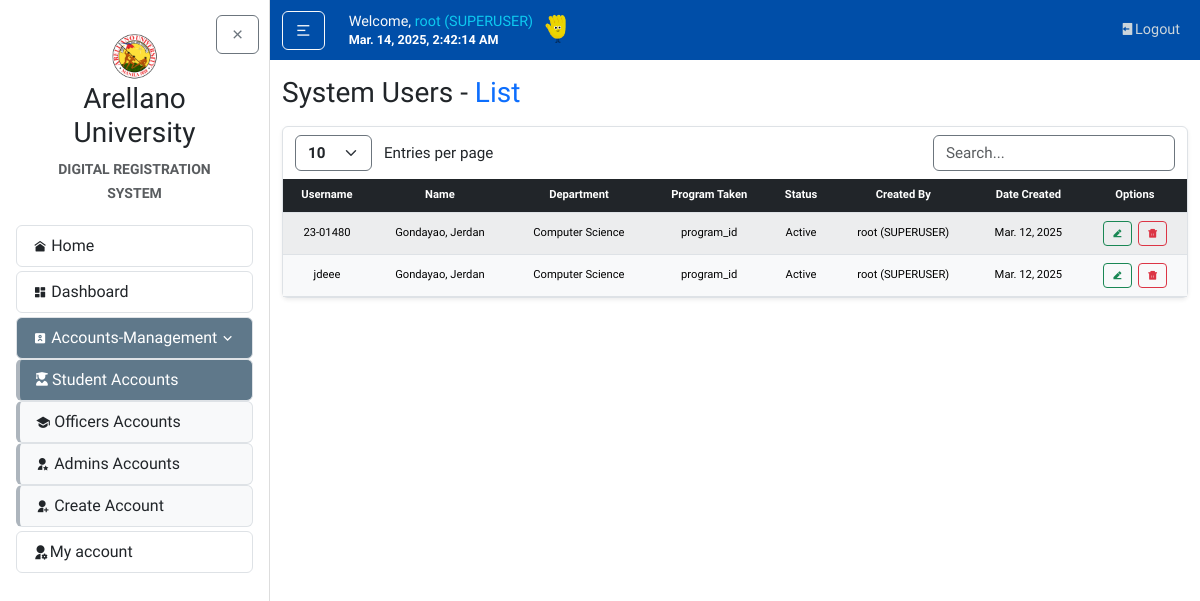
Page /accounts/student-list/ (signed in) on the earlier database version.
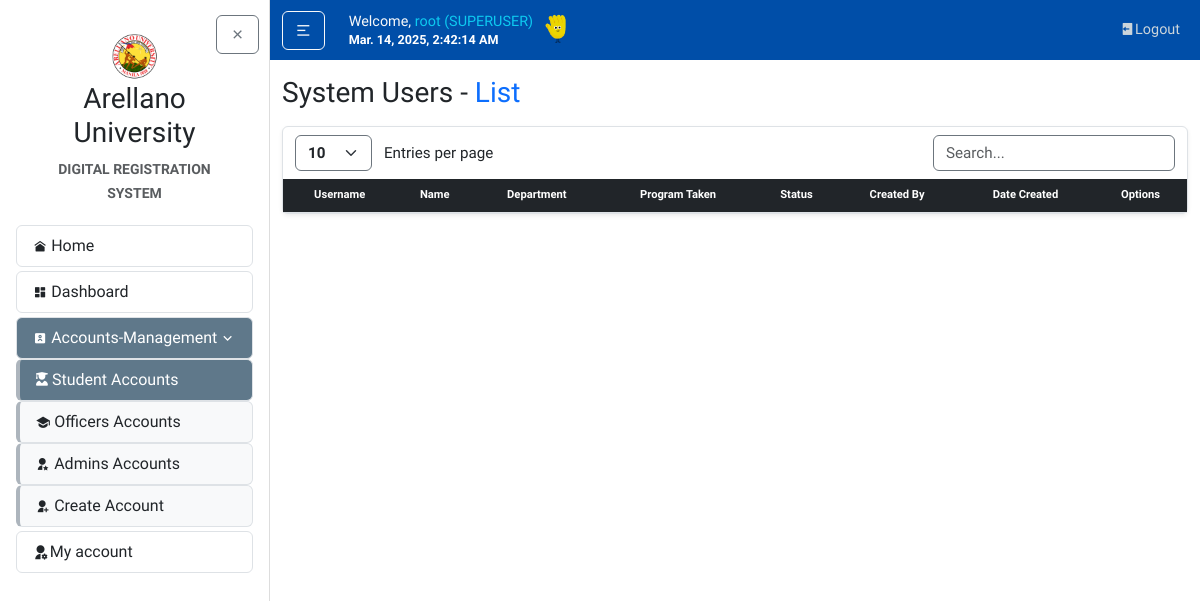
Same page on the later database version.
### accounts/models.py (models this page shows, shortened)
class CustomUser(AbstractUser):
    ROLES = (
        ('SUPERUSER', 'Superuser'),
        ('ADMIN', 'Admin'),
        ('OFFICER', 'Enrollment Officer'),
        ('STUDENT', 'Student'),
    )
    role = models.CharField(max_length=20, choices=ROLES, default='STUDENT')
    email = models.EmailField()
    created_by = models.ForeignKey(
        settings.AUTH_USER_MODEL,
        on_delete=models.SET_NULL,
        null=True,
        blank=True,
        related_name="created_users"
    )
    def __str__(self):
        return f"{self.username} ({self.role})"

class StudentProfile(models.Model):
    user = models.OneToOneField(CustomUser, on_delete=models.CASCADE)
    student_id = models.CharField(max_length=20, unique=True)
    program = models.CharField(max_length=100)
    year_level = models.PositiveIntegerField(default=1)
    department = models.ForeignKey(Department, on_delete=models.CASCADE)

class Department(models.Model):
    name = models.CharField(max_length=100, unique=True)
    description = models.TextField(blank=True, null=True)

### accounts/views.py (the view, shortened to what this page needs)
# urls.py: path('student-list/', views.accounts_list_students, name='student-list'),
@login_required
@role_required(allowed_roles=['ADMIN', 'OFFICER'])
def accounts_list_students(request):
    if request.user.role == 'ADMIN':
        students = CustomUser.objects.filter(
            role='STUDENT',
            is_superuser=False
        ).exclude(id=request.user.id)
    else:
        students = CustomUser.objects.filter(
            role='STUDENT',
            is_superuser=False
        ).exclude(id=request.user.id)
    return render(request, 'accounts/accounts_list_students.html', {'students': students})

### accounts/templates/accounts/accounts_list_students.html (shortened to what this page needs)
{% extends "home/layout.html" %}
{% block body %}
<h3 class="mb-3">System Users - <span class="text-primary">List</span></h3>
<article class="content-section border rounded p-0 shadow-sm">
    <div class="container">
        <div class="row mt-2">
            <div class="col-auto">
                <select id="customEntries" class="form-select d-inline w-auto border-secondary fw-bold" style="font-size: calc(0.8rem + 0.2vw); cursor: pointer; vertical-align: middle;">
                    <option value="10">10</option>
                </select>
                <span class="d-inline ms-2" style="font-size: calc(0.8rem + 0.2vw); vertical-align: middle;">Entries per page</span>
            </div>
            <div class="col-auto ms-auto">
                <input type="text" id="searchBar" class="form-control d-inline w-auto border-secondary" placeholder="Search..." style="font-size: calc(0.8rem + 0.2vw); vertical-align: middle;">
            </div>
        </div>
    </div>
    <div class="table-responsive table-nowrap mt-2">
        <table id="dataTable" class="table table-light table-hover table-striped text-center m-0 projectTables">
            <thead class="table-dark">
                <tr>
                    <th class="text-center">Username</th>
                    <th class="text-center">Name</th>
                    {% if request.user.role|lower == "admin" or request.user.is_superuser %}
                        <th class="text-center">Department</th>
                    {% endif %}
                    <th class="text-center">Program Taken</th>
                    <th class="text-center">Status</th>
                    <th class="text-center">Created By</th>
                    <th class="text-center">Date Created</th>
                    <th class="text-center">Options</th>
                </tr>
            </thead>
            <tbody>
                {% for student in students %}
                    {% if student.username != 'root' %}
                    <tr>
                        <td style="vertical-align: middle;">{{ student.username }}</td>
                        <td style="vertical-align: middle;">{{ student.last_name }}, {{ student.first_name }}</td>
                        {% if request.user.role|lower == "admin" or request.user.is_superuser %}
                        <td style="vertical-align: middle;">
                            {% if student.studentprofile and student.studentprofile.department %}
                                {{ student.studentprofile.department.name }}
                            {% else %}
                                -
                            {% endif %}
                        </td>
                        {% endif %}
                        <td style="vertical-align: middle;">
                            {% if student.studentprofile and student.studentprofile.program %}
                                {{ student.studentprofile.program }}
                            {% else %}
                                -
                            {% endif %}
                        </td>
                        <td style="vertical-align: middle;">{{ student.is_active|yesno:"Active,Inactive" }}</td>
                        <td style="vertical-align: middle;">{{ student.created_by|default:"-" }}</td>
                        <td style="vertical-align: middle;">{{ student.date_joined|date:"M. d, Y" }}</td>
                        <td style="vertical-align: middle;">
                            <a href="{% url "account-update" student.pk %}" class="btn btn-sm btn-outline-success fw-bold responsive_text flex-fill me-1" title="Edit">
                                <i class="ri-edit-2-fill"></i>
                            </a>
                            <button type="button" data-bs-toggle="modal" data-bs-target="#myModal" data-deleteData="User: {{ student.last_name }}, {{ student.first_name }}" data-ID="{{ student.id }}" data-moduleName="Delete the account record" class="btn btn-sm btn-outline-danger fw-bold responsive_text flex-fill">
                                <i class="ri-delete-bin-5-fill"></i>
                            </button>
                        </td>
                    </tr>
                    {% endif %}
                {% endfor %}
            </tbody>
        </table>
    </div>
</article>
{% endblock %}

### home/templates/home/layout.html (shortened to what this page needs)
{% load static %}
<!DOCTYPE html>
<html lang="en">
<head>
  <link rel="stylesheet" type="text/css" href="{% static 'home/main.css' %}">
  <link href="https://cdn.jsdelivr.net/npm/bootstrap@5.3.3/dist/css/bootstrap.min.css" rel="stylesheet">
  <link rel="stylesheet" href="https://cdnjs.cloudflare.com/ajax/libs/remixicon/4.6.0/remixicon.css">
  <link rel="stylesheet" href="//cdn.datatables.net/2.2.2/css/dataTables.dataTables.min.css">
  <link rel="stylesheet" href="https://cdn.jsdelivr.net/npm/flatpickr/dist/flatpickr.min.css">
</head>
<body>
    <div class="full-nav-bg"></div>
    <div id="page-wrapper" class="d-flex" style="min-height: 100vh;">
        {% include "home/sidebar.html" %}
        <div id="content-wrapper" class="flex-grow-1">
            <header class="site-header">
                <nav class="navbar navbar-expand-md ">
                    <div class="container">
                        <div class="navbar-nav align-items-xl-center">
                            <button id="sidebarToggle" class="btn btn-outline-light me-3 my-auto">
                                <i class="ri-menu-2-line"></i>
                            </button>
                        </div>
                        <div class="ms-2 me-auto my-auto">
                            <h5 class="d-flex align-items-end gap-1 mb-1">
                                <span class="text-light nav-font">
                                    {% if user.is_authenticated %}
                                        Welcome, <span class="text-info">{{ request.user }} {{ request.user.userprofile.userrole }}</span> <br>
                                    {% endif %}
                                    <small id="clock" class="my-auto text-white fw-bold"></small>
                                </span>
                                <span><img src="{% static "home/images/hand.gif" %}" alt="" style="height: 2em; width: auto; vertical-align: middle;"></span>
                            </h5>
                        </div>
                        <div class="navbar-nav ms-auto nav-font">
                            {% if user.is_authenticated %}
                                <a class="nav-item nav-link" href="{% url "logout" %}"><i class="ri-logout-box-fill "></i>Logout</a>
                            {% endif %}
                        </div>
                    </div>
                </nav>
            </header>
            <main id="main-content" role="main" class="container mt-3">
                <div class="row">
                    <div class="col">
                    {% block body %}{% endblock %}
                    </div>
                </div>
            </main>
        </div>
    </div>
</body>
</html>

### home/templates/home/sidebar.html
{% load static %}
<div id="sidebar" class="sidebar">
    <div class="p-3" style="position: relative;">
        <button id="sidebarClose" class="btn btn-outline-secondary m-0" style="position: absolute!important; top: 15px!important; right: 10px!important;">
        <i class="ri-close-line"></i>
        </button>
        <div class="sidebar-logo p-3 text-center">
        <a href="#" class="nav-link">
            <img src="{% static "home/images/Arellano_University_New_Logo.png" %}" alt="Logo" class="img-fluid logo-small">
            <h3 class="">Arellano University</h3>
            <small class="text-muted fw-semibold">DIGITAL REGISTRATION SYSTEM</small>
        </a>
        </div>
        <ul class="list-group my-1">
        <a href="{% url "home" %}" class="nav-link {% if '/home/' in request.path %}active{% endif %} rounded">
            <li class="list-group-item d-flex align-items-center menu-item">
            <i class="ri-home-9-fill me-1 menu-icons"></i>Home
            </li>
        </a>
        </ul>
        <ul class="list-group my-1">
            <a href="#" class="nav-link rounded">
            <li class="list-group-item d-flex align-items-center menu-item">
                <i class="ri-dashboard-fill me-1 menu-icons"></i>Dashboard
            </li>
            </a>
        </ul>
        {% if request.user.role in "[SUPERUSER,ADMIN]" %}
        <ul class="list-group my-1">
            <a class="nav-link rounded accounts-nav-toggle {% if '/accounts/' in request.path %}active{% endif %}" href="#" id="accountsToggle">
            <li class="list-group-item d-flex align-items-center menu-item">
                <i class="ri-account-box-2-fill me-1 menu-icons"></i>
                <span>Accounts-Management</span>
                <i class="ri-arrow-down-s-line ms-auto"></i>
            </li>
            </a>
            <div class="collapse {% if '/accounts/' in request.path %}show{% endif %}" id="accountsDropdown">
                <a href="{% url "student-list" %}" class="nav-link rounded accounts-nav-item {% if '/student-list/' in request.path %}active{% endif %}">
                    <li class="list-group-item d-flex align-items-center menu-item">
                    <i class="fa-solid fa-user-graduate me-1 menu-icons"></i>
                        Student Accounts
                    </li>
                </a>
                {% if request.user.role in "[SUPERUSER,ADMIN]" %}
                <a href="{% url "officer-list" %}" class="nav-link rounded accounts-nav-item {% if '/officer-list/' in request.path %}active{% endif %}">
                    <li class="list-group-item d-flex align-items-center menu-item">
                        <i class="ri-graduation-cap-fill me-1 menu-icons"></i>
                        Officers Accounts
                    </li>
                </a>
                {% endif %}
                {% if request.user.role in "[SUPERUSER]" %}
                    <a href="{% url "admin-list" %}" class="nav-link rounded accounts-nav-item {% if '/admin-list/' in request.path %}active{% endif %}">
                        <li class="list-group-item d-flex align-items-center menu-item">
                            <i class="ri-user-star-fill me-1 menu-icons"></i>
                            Admins Accounts
                        </li>
                    </a>
                {% endif %}
                <a href="{% url "create-user" %}" class="nav-link rounded accounts-nav-item {% if '/create-user/' in request.path %}active{% endif %}">
                    <li class="list-group-item d-flex align-items-center menu-item">
                        <i class="ri-user-add-fill me-1 menu-icons"></i>
                        Create Account
                    </li>
                </a>
            </div>
        </ul>
        {% endif %}
        <ul class="list-group my-1">
            <a href="{% url "account-update" request.user.id %}" class="nav-link {% if '/update/' in request.path %}active{% endif %} rounded">
            <li class="list-group-item d-flex align-items-center menu-item">
                <i class="ri-user-settings-fill"></i>My account
            </li>
            </a>
        </ul>
    </div>
</div>

### home/templates/home/deletePopUp.html (shortened to what this page needs)
{% load static %}

### home/static/home/main.css (style rules this page uses)
body { background: #fafafa; color: #333333; font-family: 'Varela Round', sans-serif!important; }
h1, h2, h3, h4, h5, h6 { color: #444444; font-size: calc(1rem + 0.8vw); margin-bottom: 1rem; }
.full-nav-bg { position: fixed; top: 0; left: 0; width: 100%; height: 60px; background-color: #004EA8; z-index: 1000; }
.site-header { position: sticky; top: 0; z-index: 1000; }
.navbar-nav { flex-wrap: wrap; gap: 0.5rem; }
.navbar-nav .nav-link { color: #cbd5db; transition: color 0.2s ease; }
.nav-font { font-size: clamp(0.7rem, 1.2vw, 1rem); }
.content-section { background: #ffffff; padding: 1.25rem; border: 1px solid #dddddd; border-radius: 0.5rem; margin-bottom: 1.5rem; }
#page-wrapper { min-height: 100vh; overflow: hidden; }
#content-wrapper { flex: 1; overflow-y: auto; height: 100vh; }
.sidebar { width: clamp(270px, 20vw, 300px); position: relative; background: #ffffff; border-right: 1px solid #ddd; height: 100vh; transition: all 0.3s ease; overflow-y: auto; z-index: 1001; }
.sidebar > .p-3 { position: sticky; top: 0; height: 100vh; overflow-y: auto; }
.accounts-nav-toggle li { transition: background-color 0.3s ease; }
.accounts-nav-item li { background-color: #f8f9fa; border-left: 4px solid #adb5bd; color: #212529; transition: background-color 0.3s ease; }
.menu-icons { font-size: calc(0.1rem + 1vw) !important; }
.menu-item { transition: background-color 0.3s ease, color 0.3s ease; }
.nav-link.active .menu-item { background-color: #5F788A; color: white; }
.logo-small { width: 50px; height: auto; max-width: 100%; }
.projectTables { font-size: calc(0.55rem + 0.2vw); margin-bottom: 0; }
.projectTables th, .projectTables td { padding: calc(5px + 0.2vw) calc(8px + 0.2vw); vertical-align: middle; border-color: #dee2e6; text-align: center; }
.projectTables thead th { font-weight: 600; }
button, input[type="submit"] { margin-top: 10px; }
.container { max-width: 1490px!important; }
html { scroll-behavior: smooth; }

Differences in the rows shown:
removed CustomUser: username "23-01480", last_name "Gondayao", first_name "Jerdan", studentprofile.department.name "Computer Science", studentprofile.program "program_id", is_active "Active", created_by "root (SUPERUSER)", date_joined "Mar. 12, 2025"
removed CustomUser: username "jdeee", last_name "Gondayao", first_name "Jerdan", studentprofile.department.name "Computer Science", studentprofile.program "program_id", is_active "Active", created_by "root (SUPERUSER)", date_joined "Mar. 12, 2025"
